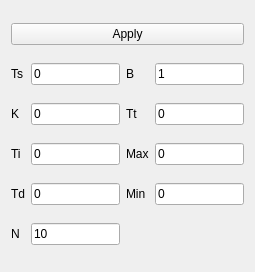
<?xml version="1.0" encoding="UTF-8"?>
<ui version="4.0">
 <class>PIDSettingsWidget</class>
 <widget class="QWidget" name="PIDSettingsWidget">
  <property name="geometry">
   <rect>
    <x>0</x>
    <y>0</y>
    <width>255</width>
    <height>272</height>
   </rect>
  </property>
  <property name="sizePolicy">
   <sizepolicy hsizetype="Preferred" vsizetype="Minimum">
    <horstretch>0</horstretch>
    <verstretch>0</verstretch>
   </sizepolicy>
  </property>
  <property name="windowTitle">
   <string>Form</string>
  </property>
  <layout class="QGridLayout" name="gridLayout">
   <item row="0" column="0" colspan="4">
    <widget class="QPushButton" name="apply">
     <property name="text">
      <string>Apply</string>
     </property>
    </widget>
   </item>
   <item row="1" column="0">
    <widget class="QLabel" name="labelTs">
     <property name="toolTip">
      <string>Sampling time (in seconds)</string>
     </property>
     <property name="text">
      <string>Ts</string>
     </property>
    </widget>
   </item>
   <item row="1" column="1">
    <widget class="QLineEdit" name="editTs">
     <property name="toolTip">
      <string>Sampling time (in seconds)</string>
     </property>
     <property name="text">
      <string>0</string>
     </property>
    </widget>
   </item>
   <item row="1" column="2">
    <widget class="QLabel" name="labelB">
     <property name="toolTip">
      <string>&lt;html&gt;&lt;head/&gt;&lt;body&gt;&lt;p&gt;Setpoint weighing term, generally between 0 and 1. 1 is the usual PID behaviour while 0 means that the setpoint is only introduced through the integral term.&lt;/p&gt;&lt;/body&gt;&lt;/html&gt;</string>
     </property>
     <property name="text">
      <string>B</string>
     </property>
    </widget>
   </item>
   <item row="1" column="3">
    <widget class="QLineEdit" name="editB">
     <property name="toolTip">
      <string>&lt;html&gt;&lt;head/&gt;&lt;body&gt;&lt;p&gt;Setpoint weighing term, generally between 0 and 1. 1 is the usual PID behaviour while 0 means that the setpoint is only introduced through the integral term.&lt;/p&gt;&lt;/body&gt;&lt;/html&gt;</string>
     </property>
     <property name="text">
      <string>1</string>
     </property>
    </widget>
   </item>
   <item row="2" column="0">
    <widget class="QLabel" name="labelK">
     <property name="toolTip">
      <string>Proportional Gain</string>
     </property>
     <property name="text">
      <string>K</string>
     </property>
    </widget>
   </item>
   <item row="2" column="1">
    <widget class="QLineEdit" name="editK">
     <property name="toolTip">
      <string>Proportional Gain</string>
     </property>
     <property name="text">
      <string>0</string>
     </property>
    </widget>
   </item>
   <item row="2" column="2">
    <widget class="QLabel" name="labelTt">
     <property name="toolTip">
      <string>Integrator anti-windup time constant. Leave to zero to use the ideal time constant of sqrt(Td*Ti). Negative values disable, and positive values are used as-is</string>
     </property>
     <property name="text">
      <string>Tt</string>
     </property>
    </widget>
   </item>
   <item row="2" column="3">
    <widget class="QLineEdit" name="editTt">
     <property name="toolTip">
      <string>Integrator anti-windup time constant. Leave to zero to use the ideal time constant of sqrt(Td*Ti). Negative values disable, and positive values are used as-is</string>
     </property>
     <property name="text">
      <string>0</string>
     </property>
    </widget>
   </item>
   <item row="3" column="0">
    <widget class="QLabel" name="labelTi">
     <property name="toolTip">
      <string>Integral time constant (in seconds)</string>
     </property>
     <property name="text">
      <string>Ti</string>
     </property>
    </widget>
   </item>
   <item row="3" column="1">
    <widget class="QLineEdit" name="editTi">
     <property name="toolTip">
      <string>Integral time constant (in seconds)</string>
     </property>
     <property name="text">
      <string>0</string>
     </property>
    </widget>
   </item>
   <item row="3" column="2">
    <widget class="QLabel" name="labelMax">
     <property name="toolTip">
      <string>Maximum output value</string>
     </property>
     <property name="text">
      <string>Max</string>
     </property>
    </widget>
   </item>
   <item row="3" column="3">
    <widget class="QLineEdit" name="editMax">
     <property name="toolTip">
      <string>Maximum output value</string>
     </property>
     <property name="text">
      <string>0</string>
     </property>
    </widget>
   </item>
   <item row="4" column="0">
    <widget class="QLabel" name="labelTd">
     <property name="toolTip">
      <string>Derivative time constant (in seconds)</string>
     </property>
     <property name="text">
      <string>Td</string>
     </property>
    </widget>
   </item>
   <item row="4" column="1">
    <widget class="QLineEdit" name="editTd">
     <property name="text">
      <string>0</string>
     </property>
    </widget>
   </item>
   <item row="4" column="2">
    <widget class="QLabel" name="labelMin">
     <property name="toolTip">
      <string>Minimum output value</string>
     </property>
     <property name="text">
      <string>Min</string>
     </property>
    </widget>
   </item>
   <item row="4" column="3">
    <widget class="QLineEdit" name="editMin">
     <property name="toolTip">
      <string>Minimum output value</string>
     </property>
     <property name="text">
      <string>0</string>
     </property>
    </widget>
   </item>
   <item row="5" column="0">
    <widget class="QLabel" name="labelN">
     <property name="toolTip">
      <string>&lt;html&gt;&lt;head/&gt;&lt;body&gt;&lt;p&gt;Derivative Term. The derivative is filtered by a first-order system with time constant Td/N. Typical values are between 8 and 20. There is no derivative action on frequencies above N/Td.&lt;/p&gt;&lt;/body&gt;&lt;/html&gt;</string>
     </property>
     <property name="text">
      <string>N</string>
     </property>
    </widget>
   </item>
   <item row="5" column="1">
    <widget class="QLineEdit" name="editN">
     <property name="toolTip">
      <string>&lt;html&gt;&lt;head/&gt;&lt;body&gt;&lt;p&gt;Derivative Term. The derivative is filtered by a first-order system with time constant Td/N. Typical values are between 8 and 20. There is no derivative action on frequencies above N/Td.&lt;/p&gt;&lt;/body&gt;&lt;/html&gt;</string>
     </property>
     <property name="text">
      <string>10</string>
     </property>
    </widget>
   </item>
  </layout>
 </widget>
 <resources/>
 <connections/>
</ui>
